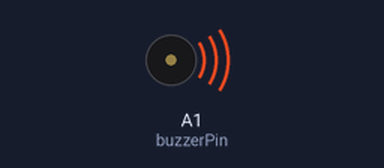
Recording of a sketch running on a simulated Arduino Uno, built with avr-gcc and run on an emulated ATmega328P. On the bench: buzzer (waves = sounding).

Above: at 0.5 s.
Timing chart, 0 to 4.6 s (numbered marks = the images above):
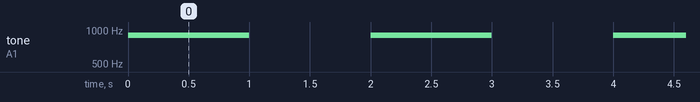

Measured:
- by itself, tone on A1 (buzzerPin): alternates 900 Hz for 1.0 s and silent for 1.0 s

The sketch:

buzzer_test_code.ino
```cpp
int buzzerPin = A1;

void setup() {
  // put your setup code here, to run once:
  Serial.begin(9600);
  pinMode(buzzerPin, OUTPUT);

}

void loop() {
  // put your main code here, to run repeatedly:
  tone(buzzerPin, 900);
  delay(1000);
  noTone(buzzerPin);
  delay(1000);

}
```
